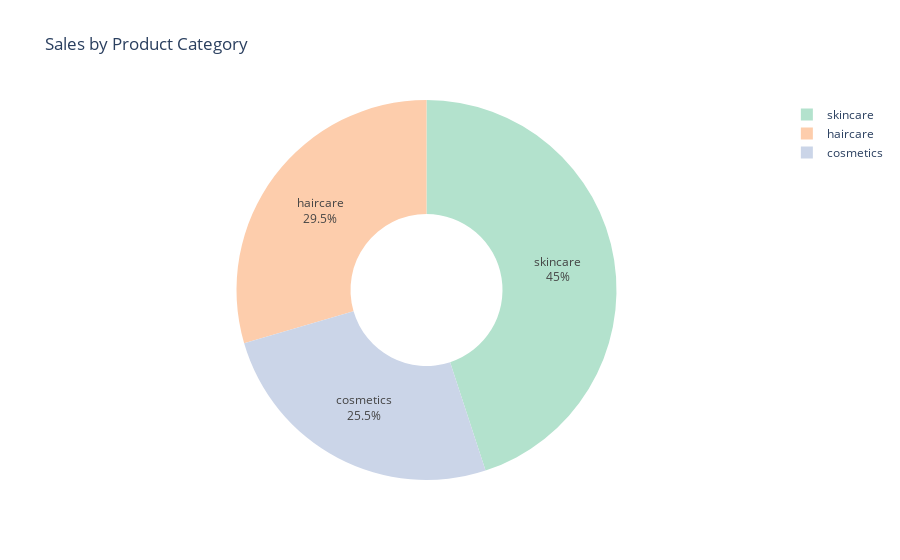

This figure's notebook cell:
### Code cell
sales_data = data.groupby("Product type")["Number of products sold"].sum().reset_index()

pie_chart = px.pie(sales_data, values = "Number of products sold",
                   names = "Product type",
                   title = "Sales by Product Category",
                   hover_data = ["Number of products sold"],
                   hole = 0.4,
                   color_discrete_sequence = px.colors.qualitative.Pastel2)

pie_chart.update_traces(textposition = "inside", textinfo = "percent+label")
display(pie_chart)

### Figure 1 — Plotly figure (JSON) as saved in the notebook; plotly's stock layout.template omitted (floating-point values rounded to 4 significant figures)
{"data": [{"customdata": [[11757], [13611], [20731]], "domain": {"x": [0, 1], "y": [0, 1]}, "hole": 0.4, "hovertemplate": "Product type=%{label}<br>Number of products sold=%{customdata[0]}<extra></extra>", "labels": ["cosmetics", "haircare", "skincare"], "legendgroup": "", "name": "", "showlegend": true, "textinfo": "percent+label", "textposition": "inside", "type": "pie", "values": [11757, 13611, 20731]}], "layout": {"legend": {"tracegroupgap": 0}, "piecolorway": ["rgb(179,226,205)", "rgb(253,205,172)", "rgb(203,213,232)", "rgb(244,202,228)", "rgb(230,245,201)", "rgb(255,242,174)", "rgb(241,226,204)", "rgb(204,204,204)"], "title": {"text": "Sales by Product Category"}}}
